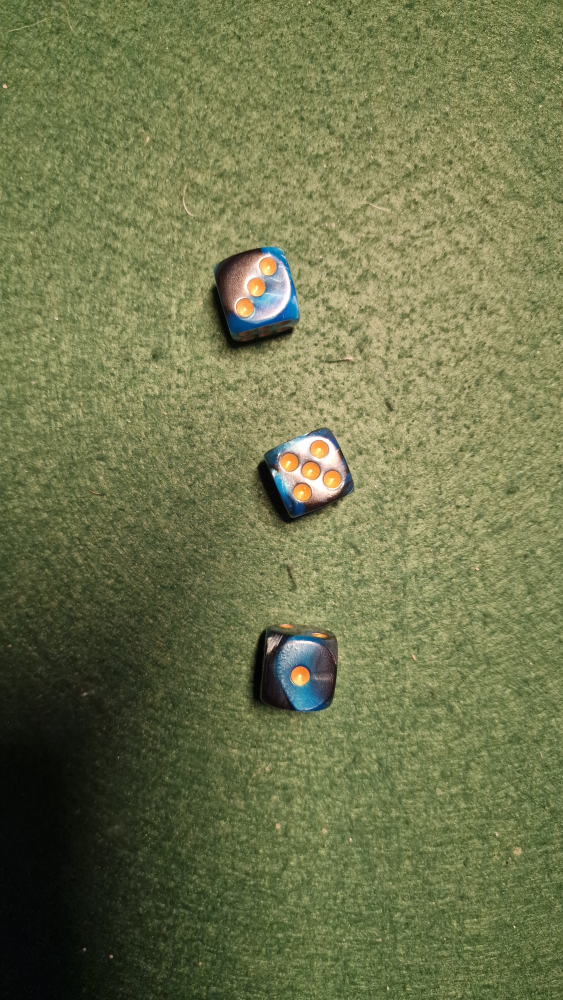
#> input picture pytest/dice.jpg, 2252 x 4000 px, given in place of the camera (shown at 1/4 size)
$ python hsvdequeue1.py
#> lines starting #> are read from the running program, lines starting #| are printed output that depends on the picture; after the words box and inside, x2 and y2 are one past the last pixel; in counts of white or black regions, pixels touching at a corner belong together
import cv2
import numpy as np
from collections import deque

def nothing(x):
    pass

cv2.namedWindow("controls")
cv2.createTrackbar("0", "controls", 10, 30, nothing)
cv2.createTrackbar("1", "controls", 14, 255, nothing)
cv2.createTrackbar("2", "controls", 0, 255, nothing)
cv2.createTrackbar("3", "controls", 0, 255, nothing)
cv2.createTrackbar("4", "controls", 60, 255, nothing)
cv2.createTrackbar("5", "controls", 255, 255, nothing)
cv2.createTrackbar("6", "controls", 255, 255, nothing)

def getVal(name):
    return cv2.getTrackbarPos(str(name), "controls")

webCam = cv2.VideoCapture(1)
webCam.set(cv2.CAP_PROP_FOURCC, cv2.VideoWriter_fourcc('M','J','P','G'))
webCam.set(cv2.CAP_PROP_FRAME_WIDTH, 3840)
webCam.set(cv2.CAP_PROP_FRAME_HEIGHT, 2160)

edge_buffer = deque(maxlen=10)

def show(title, img):
    scaled = cv2.resize(img, None, fx=0.25, fy=0.25, interpolation=cv2.INTER_AREA)
    cv2.imshow(title, scaled)

while True:
    _, frame = webCam.read()
#> frame is the input picture: shape (4000, 2252, 3); mean B, G, R 76.7, 117, 111.2

    blurVal = getVal(0)
    if blurVal % 2 == 0:
        blurVal += 1

    blur = cv2.GaussianBlur(frame, (blurVal, blurVal), 0)

    hsv = cv2.cvtColor(blur, cv2.COLOR_BGR2HLS_FULL)
#> hsv: shape (4000, 2252, 3); mean of channels 0, 1, 2 52, 97.1, 61
    lower = np.array([getVal(1), getVal(2), getVal(3)])
    upper = np.array([getVal(4), getVal(5), getVal(6)])
    mask = cv2.inRange(hsv, lower, upper)
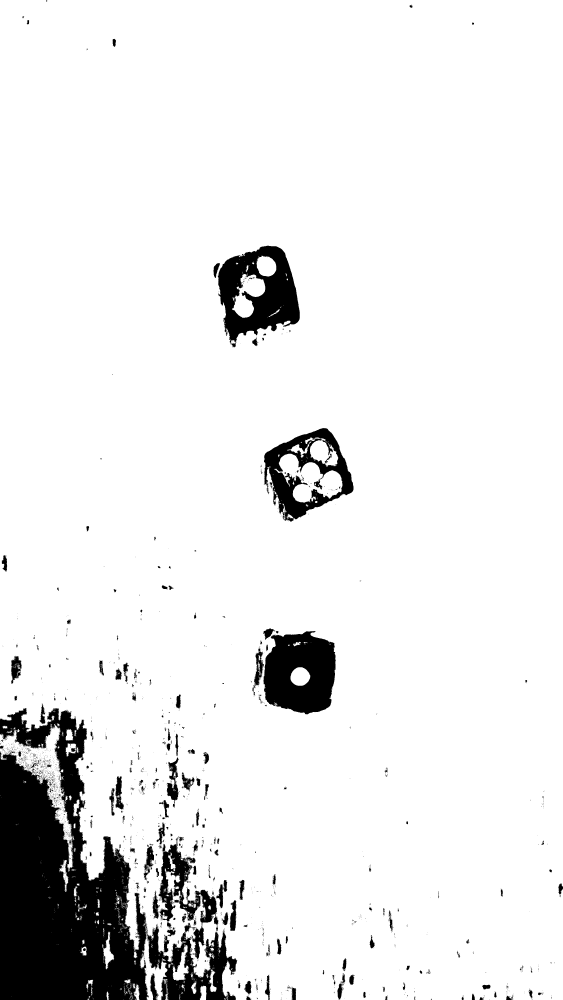
#> mask: shape (4000, 2252) (shown at 1/4 size); 91.3% white; 3065 black regions (2800 under 20 px), largest, box (x1, y1, x2, y2) and area: (0, 2832, 949, 4000) 485891, (1054, 2524, 1343, 2858) 73140, (871, 983, 1199, 1375) 72424

    show("mask", mask)
#> in show, `scaled = cv2.resize(img, None, fx=0.25, fy=0.25, interpolation=cv2.INT..`:
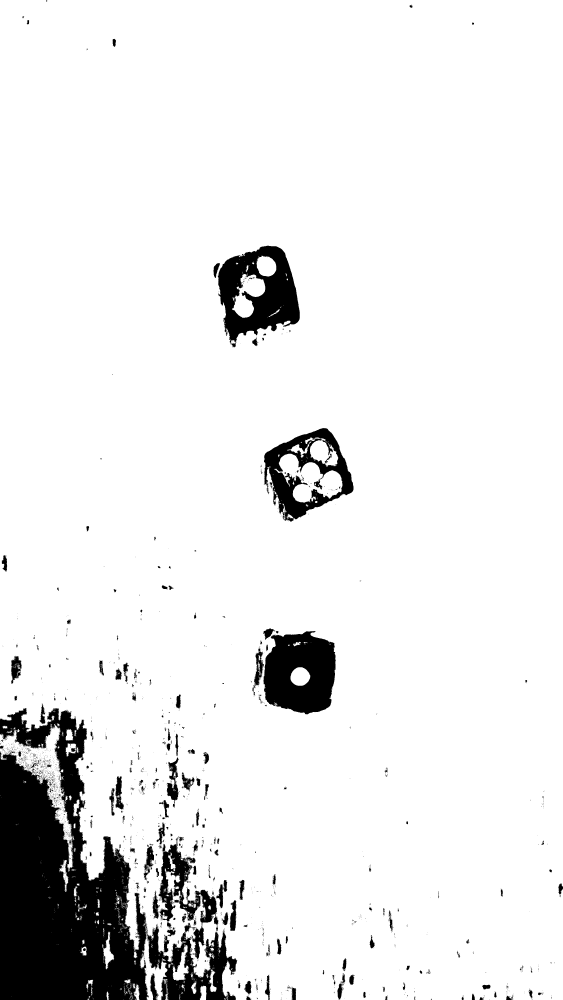
#> scaled: shape (1000, 563); min 0, max 255, mean 232.9


    res = cv2.waitKey(1)
#> (key q is pressed here)
    if res & 0xFF == ord('q'):
        break

cv2.destroyAllWindows()
